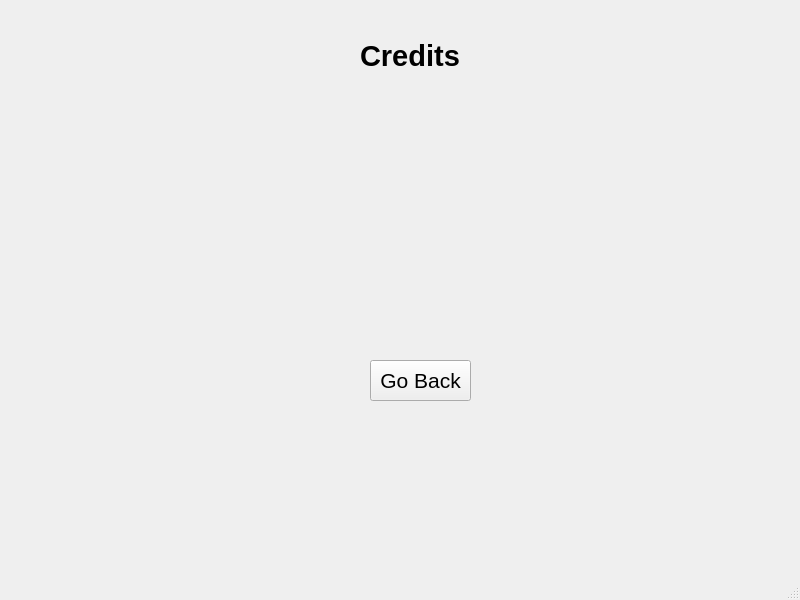
<?xml version="1.0" encoding="UTF-8"?>
<ui version="4.0">
 <class>credit</class>
 <widget class="QMainWindow" name="credit">
  <property name="geometry">
   <rect>
    <x>0</x>
    <y>0</y>
    <width>800</width>
    <height>600</height>
   </rect>
  </property>
  <property name="windowTitle">
   <string>MainWindow</string>
  </property>
  <widget class="QWidget" name="centralwidget">
   <widget class="QLabel" name="label">
    <property name="geometry">
     <rect>
      <x>360</x>
      <y>40</y>
      <width>111</width>
      <height>31</height>
     </rect>
    </property>
    <property name="font">
     <font>
      <pointsize>22</pointsize>
      <weight>75</weight>
      <bold>true</bold>
     </font>
    </property>
    <property name="text">
     <string>Credits</string>
    </property>
   </widget>
   <widget class="QLabel" name="credit_name">
    <property name="geometry">
     <rect>
      <x>20</x>
      <y>140</y>
      <width>761</width>
      <height>41</height>
     </rect>
    </property>
    <property name="font">
     <font>
      <pointsize>26</pointsize>
     </font>
    </property>
    <property name="text">
     <string/>
    </property>
    <property name="alignment">
     <set>Qt::AlignCenter</set>
    </property>
   </widget>
   <widget class="QPushButton" name="goBack">
    <property name="geometry">
     <rect>
      <x>370</x>
      <y>360</y>
      <width>101</width>
      <height>41</height>
     </rect>
    </property>
    <property name="font">
     <font>
      <pointsize>16</pointsize>
     </font>
    </property>
    <property name="text">
     <string>Go Back</string>
    </property>
   </widget>
  </widget>
  <widget class="QMenuBar" name="menubar">
   <property name="geometry">
    <rect>
     <x>0</x>
     <y>0</y>
     <width>800</width>
     <height>21</height>
    </rect>
   </property>
  </widget>
  <widget class="QStatusBar" name="statusbar"/>
 </widget>
 <resources/>
 <connections/>
</ui>
